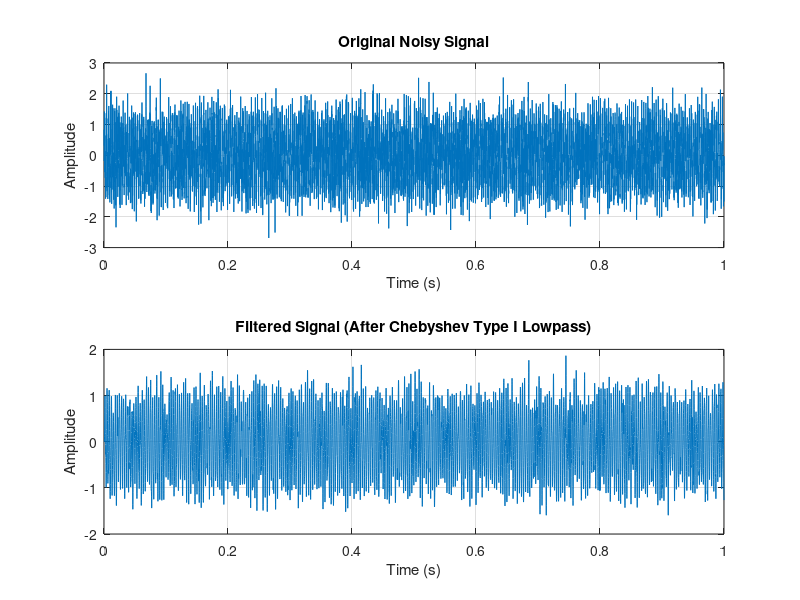
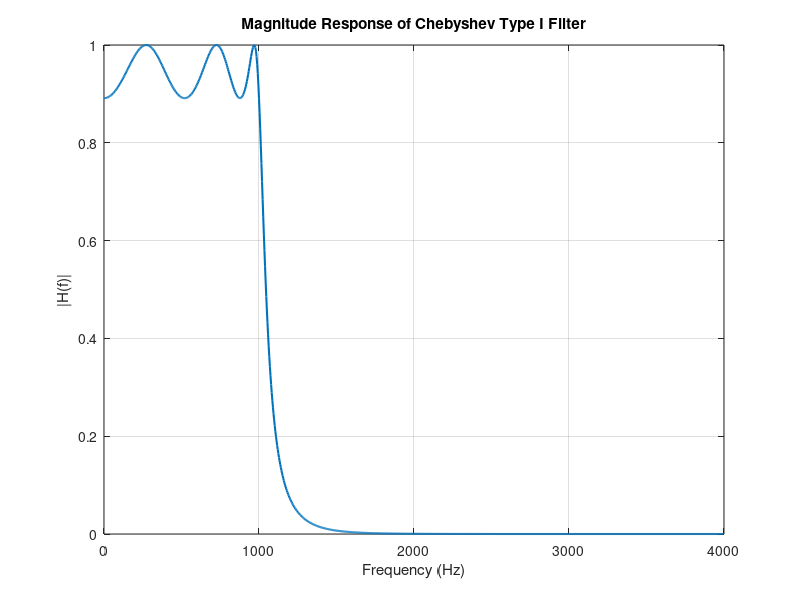

MATLAB code for these plots, in order:
% Chebyshev Type I Lowpass Filter Design and Application

clc;
clear;
close all;

%% Filter Specifications
f_s = 8000;        % Sampling Frequency (Hz)
f_p = 1000;        % Passband Edge Frequency (Hz)
f_s_stop = 1500;   % Stopband Edge Frequency (Hz)
Rp = 1;            % Passband Ripple (dB)
Rs = 40;           % Stopband Attenuation (dB)

%% Step 1: Normalize the frequencies
wp = f_p / (f_s/2);        % Normalized passband frequency
ws = f_s_stop / (f_s/2);   % Normalized stopband frequency

%% Step 2: Calculate minimum filter order and cutoff frequency
[N, Wn] = cheb1ord(wp, ws, Rp, Rs);

%% Step 3: Design the Chebyshev Type I filter
[b, a] = cheby1(N, Rp, Wn);

%% Step 4: Generate a noisy signal
t = 0:1/f_s:1;                 % Time vector for 1 second
signal_clean = sin(2*pi*300*t); % Pure 300 Hz sine wave
noise = 0.5*randn(size(t));     % Random noise
signal_noisy = signal_clean + noise;  % Noisy signal

%% Step 5: Filter the noisy signal
signal_filtered = filter(b, a, signal_noisy);

%% Step 6: Plot signals (Original + Filtered)
figure;
subplot(2,1,1);
plot(t, signal_noisy);
title('Original Noisy Signal');
xlabel('Time (s)');
ylabel('Amplitude');
grid on;

subplot(2,1,2);
plot(t, signal_filtered);
title('Filtered Signal (After Chebyshev Type I Lowpass)');
xlabel('Time (s)');
ylabel('Amplitude');
grid on;

%% Step 7: Plot Magnitude Response separately
figure;
[h, w] = freqz(b, a, 1024, f_s);
plot(w, abs(h), 'LineWidth', 1.5);
title('Magnitude Response of Chebyshev Type I Filter');
xlabel('Frequency (Hz)');
ylabel('|H(f)|');       
grid on;
